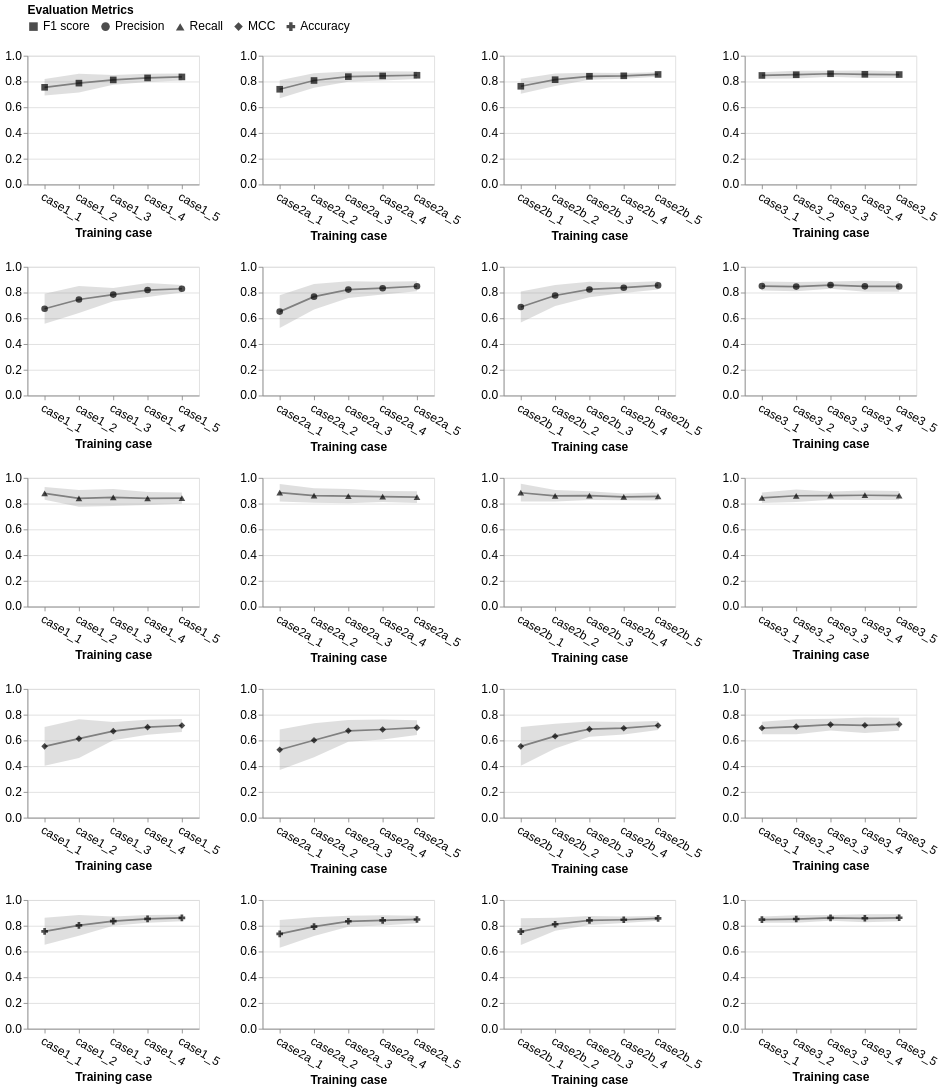

Here is the notebook cell this chart was saved with:
### Code cell
score_domain = [0,1]

# 1. Melt to get metrics (f1, mcc) into one column (all_eval_res[all_eval_res['test_group']=='deduplicated'])
df_long = best_cv.melt(
    id_vars=['train_group', 'train_case'], 
    value_vars=['f1', 'precision', 'recall', 'mcc', 'accuracy'], 
    var_name='metric', 
    value_name='score'
)

# 2. Calculate Min and Max per pair of Group A/B and Metric
# This creates the 'lower' and 'upper' columns based on your real data spread
stats = df_long.groupby(['train_group', 'train_case', 'metric'])['score'].agg(['std', 'mean']).reset_index()
stats.columns = ['train_group', 'train_case','metric', 'std', 'score']
stats['upper'] = stats['score'] + stats['std']
stats['lower'] = stats['score'] - stats['std']


train_groups = ['case1','case2a','case2b','case3']

final_charts = []

for metric in ['f1', 'precision', 'recall', 'mcc', 'accuracy']:
    subcharts = []

    for train_group in train_groups:
        # Create the base chart
        base = alt.Chart(stats[(stats['train_group']==train_group) & (stats['metric']==metric)]).encode(
            x=alt.X('train_case:N', axis=alt.Axis(labelAngle=30, title="Training case")),
            #color=alt.Color('metric:N', scale=color_scale, title="Performance Metric")
        )

        # The Area Layer: Uses the actual min/max from your data
        area = base.mark_area(opacity=0.25, color='gray').encode(
            y=alt.Y('lower:Q', axis=alt.Axis(title=None)),
            y2='upper:Q',
            # Ensure Group B is separated if you have multiple B groups per A
            #detail='train_case:N' 
            detail='metric:N',
            tooltip=['lower','upper','score','std']
        )

        # The Line Layer: Representing the average or trend
        line = base.mark_line(color='gray').encode(
            y=alt.Y('score:Q', axis=alt.Axis(title=None), scale=alt.Scale(domain=score_domain)),
            #strokeDash=alt.StrokeDash('metric:N', title="Performance Metrics")
            detail='metric:N'
        )

        shape_scale = alt.Scale(
            domain=['f1', 'precision', 'recall', 'mcc', 'accuracy'],
            range=['square', 'circle', 'triangle-up', 'diamond', 'cross']
        )

        # The Points Layer
        points = base.mark_point(
            color='black', 
            filled=True, 
            size=60
        ).encode(
            y=alt.Y('score:Q', axis=alt.Axis(title=None), scale=alt.Scale(domain=score_domain)),
            shape=alt.Shape('metric:N', scale=shape_scale, title="Evaluation Metrics",
                            legend=alt.Legend(
                                # This logic renames the labels specifically in the legend
                                labelExpr="datum.label == 'f1' ? 'F1 score' : datum.label == 'precision' ? 'Precision' : datum.label == 'recall' ? 'Recall' : datum.label == 'mcc' ? 'MCC' : datum.label == 'accuracy' ? 'Accuracy' : datum.label"
                            ))
        )

        chart = (area + line + points).properties(
            width=200,
            height=150
        )

        subcharts.append(chart)
    grid = (subcharts[0] | subcharts[1] | subcharts[2] | subcharts[3])
    final_charts.append(grid)

fontsize = 14
#grid = (subcharts[0] | subcharts[1] | subcharts[2] | subcharts[3])
grid = (final_charts[0] & final_charts[1] & final_charts[2] & final_charts[3] & final_charts[4])
grid = grid.resolve_legend(
    color="shared",
).configure_legend(
    orient="top",
    titleFontSize=fontsize,   
    labelFontSize=fontsize,
).configure_axis(
    labelFontSize=fontsize,
    titleFontSize=fontsize,
).configure_header(
    labelFontSize=fontsize
) 

grid
